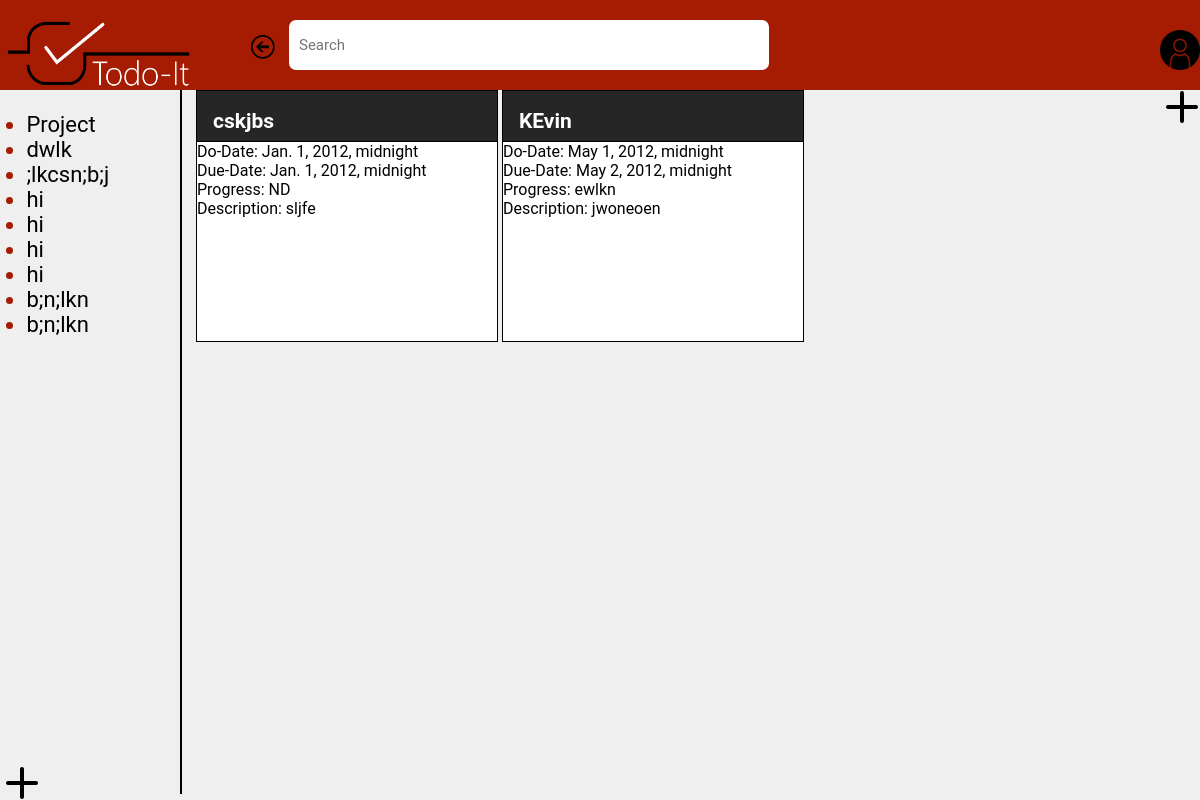
The page /task/home on the database as committed earlier.
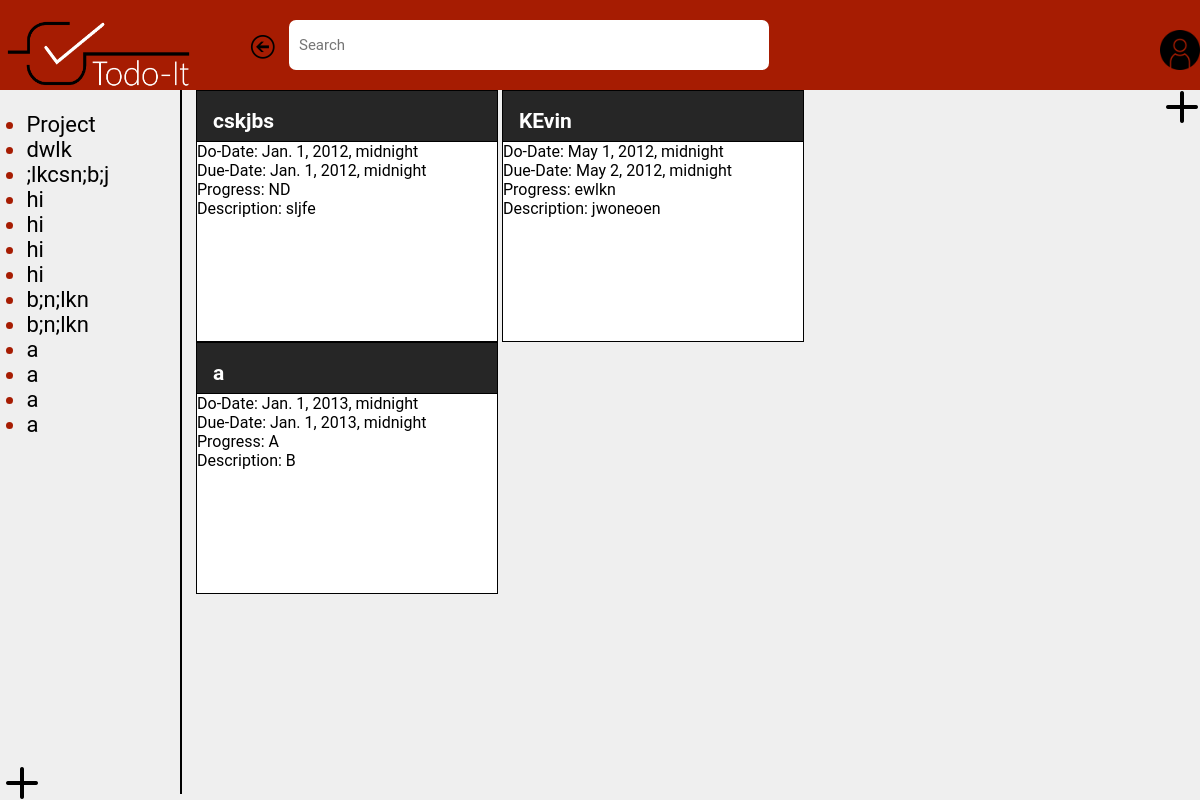
The same page on the database as committed later.
### task/models.py (models this page shows)
class Project(models.Model):
   title = models.CharField(max_length=128) #temp max length
   description = models.CharField(max_length=300, default='Add a description')
   due_date = models.DateTimeField(auto_now=False,auto_now_add=False) #can also be just DateField

class Task(models.Model):
   title = models.CharField(max_length=128) #temp max length
   description = models.CharField(max_length=300, default='Add a description')
   progress = models.CharField(max_length=20,default='Set progress')
   do_date = models.DateTimeField(auto_now=False,auto_now_add=False) #can also be just DateField
   due_date = models.DateTimeField(auto_now=False,auto_now_add=False) #can also be just DateField

### task/views.py (the view)
# urls.py: path('home', views.home, name='home'),
def home(request):
    if request.method == 'POST':
        if 'tasksubmit' in request.POST:
            form = taskform(request.POST)
            form2 = projectform()
            if form.is_valid():
                newtask=Task(title=form.cleaned_data['title'])
                newtask.do_date=form.cleaned_data['dodate']
                newtask.due_date=form.cleaned_data['duedate']
                newtask.progress=form.cleaned_data['progress']
                newtask.description=form.cleaned_data['description']
                newtask.save()
                tasks=Task.objects.all()
                projects=Project.objects.all()
                return render(request, 'task/home.html', {'tasks':tasks,'projects':projects,'form': form, 'form2':form2})
        elif 'projectsubmit' in request.POST:
            form = taskform()
            form2 = projectform(request.POST)
            if form2.is_valid():
                newpro=Project(title=form2.cleaned_data['title'])
                newpro.due_date=form2.cleaned_data['duedate']
                newpro.save()
                tasks=Task.objects.all()
                projects=Project.objects.all()
                users=User.objects.all()
                return render(request, 'task/home.html', {'users':users,'tasks':tasks,'projects':projects,'form': form, 'form2':form2})
    else:
        form = taskform()
        form2 = projectform()
    form = taskform()
    form2 = projectform()
    tasks=Task.objects.all()
    projects=Project.objects.all()
    return render(request, 'task/home.html', {'tasks':tasks,'projects':projects,'form': form, 'form2':form2})

### task/forms.py
class taskform(forms.Form):
    title = forms.CharField(label='Title', max_length=128)
    dodate = forms.DateTimeField(label='Do-Date')
    duedate = forms.DateTimeField(label='Due-Date')
    progress = forms.CharField(label='Progress', max_length=20)
    description = forms.CharField(label='Description', max_length=100)

class projectform(forms.Form):
    title = forms.CharField(label='Title', max_length=128)
    duedate = forms.DateTimeField(label='Due-Date')

### task/templates/task/home.html (shortened to what this page needs)
<!DOCTYPE html>
<html>
    <head>
      {% load static %}
      <link rel="stylesheet" type="text/css" href="{% static 'task/css/home.css' %}">
    </head>
    <body>
        <div class="topnav">
            <a class="active" href="home"><img src="{% static 'task/images/Logo (White).png' %}" height=90px width=200px align="left"></a>
            <div class="active">
                <a class="active" href="home"><img src="{% static 'task/images/arrow.png' %}" height =25px width=25px></a>
                <input type="text" placeholder="Search">
                <a class="active" href="{% url 'login' %}"> <img src="{% static 'task/images/user.png' %}" height=40px width=40px align="right"></a>
            </div>
        </div>
        <div class = "sidenav">
                <ul id="projectList">
                    {% for result in projects %}
                    <li> <span style="color:black">{{ result.title }}</span></li>
                    {% endfor %}
                </ul>
            <button onclick="document.getElementById('id02').style.display='block'"><img src="{% static 'task/images/plus.png' %}" width=25% height=25% align="left" padding-right="1px"></button>
        </div>
        <div class = "mainWindow">
            <button onclick="document.getElementById('id01').style.display='block'"><img src="{% static 'task/images/plus.png' %}" width=25% height=25% align="right"></button>
             {% for result in tasks %}
             <div class="subprojects">
                        <header class="subprojects-title">
                        <h2>{{result.title}}</h2>
                        </header>
                        <div class="subprojects-content">
                            Do-Date: {{result.do_date}}<br/>
                            Due-Date: {{result.due_date}}<br/>
                            Progress: {{result.progress}}<br/>
                            Description: {{result.description}}<br/>
                    </div>
                </div>
             {% endfor %}
        </div>
    </body>
</html>

### task/static/task/css/home.css (style rules this page uses)
body { margin: 0; background-color: #efefef; font-family: Roboto, sans-serif; }
.topnav { overflow: hidden; width:100%; background-color: #a61c02; }
.topnav a { color: black; padding: 15px 2px; text-decoration: none; font-size: 17px; position: relative; top: 10px; padding: 0 10px 0 50px; }
.topnav input[type=text] { width: 40%; font-family: Roboto; font-size: 15px; height: 35px; border-radius: 7px; border: none; padding: 25px 10px 25px 10px; box-sizing: border-box; }
.sidenav { position: absolute; overflow: hidden; background-color: #efefef; border-right: 2px solid black; width: 15%; height: 88%; font-size: 22px; left: 0; }
.sidenav button { background-color: Transparent; background-repeat:no-repeat; border: none; cursor:pointer; overflow: hidden; outline:none; position: fixed; bottom: 0; }
#projectList { padding-left: 1.2em; color: #a61c02; }
.mainWindow { position: absolute; left: 15%; width:84%; padding-left: 16px; }
.mainWindow button { background-color: Transparent; background-repeat:no-repeat; border: none; cursor:pointer; overflow: hidden; outline:none; float:right; }
.subprojects { display: inline-block; border: 1px solid black; width: 300px; height: 250px; background-color: #ffffff; }
.subprojects-title { border-bottom: 1px solid black; color: white; background-color: #262626; font-size: 14px; height: 50px; padding-top: 0.01em; padding-bottom: 0.01em; padding-left: 16px; padding-right: 16px; }

Rows that differ between the two databases and show on the page:
added Project: title "a"
added Project: title "a"
added Project: title "a"
added Project: title "a"
added Task: title "a", do_date "Jan. 1, 2013, midnight", due_date "Jan. 1, 2013, midnight", progress "A", description "B"
